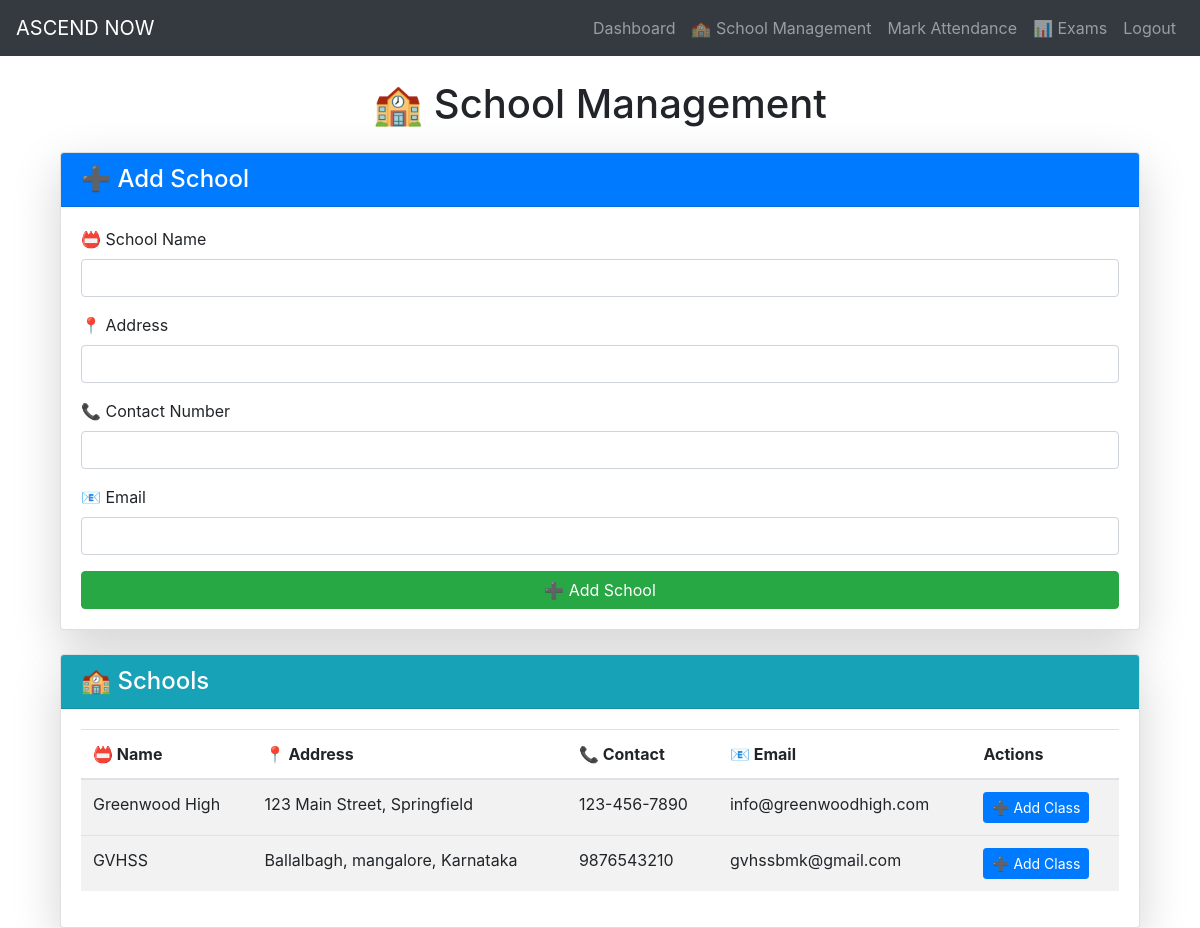
/school-management (signed in), run on the app's committed database.
### dashboard/models.py (models this page shows)
class School(db.Model):
    id = db.Column(db.Integer, primary_key=True)
    name = db.Column(db.String(255), unique=True, nullable=False)
    address = db.Column(db.Text, nullable=False)
    contact_number = db.Column(db.String(20), nullable=False)
    email = db.Column(db.String(100), unique=True, nullable=False)
    users = db.relationship('User', backref='school', lazy=True)
    classes = db.relationship('Class', backref='school', lazy=True)

### dashboard/views.py (the view)
@app.route('/school-management')
@login_required
def school_management():
    if current_user.role != 'Admin':
        flash('You do not have permission to access this page.', 'error')
        return redirect(url_for('dashboard'))
    schools = School.query.all()
    return render_template('admin/school_management.html', schools=schools)

### dashboard/__init__.py (called while the page is built)
@login_manager.user_loader
def load_user(user_id):
    user = User.query.get(int(user_id))
    return user

### dashboard/models.py (called while the page is built)
    @property
    def is_authenticated(self):
        return True

### dashboard/templates/admin/school_management.html (shortened to what this page needs)
{% extends "base.html" %}
{% block content %}
<div class="container mt-4">
    <h1 class="text-center mb-4">🏫 School Management</h1>
    <div class="card shadow-lg mb-4">
        <div class="card-header bg-primary text-white">
            <h4 class="mb-0">➕ Add School</h4>
        </div>
        <div class="card-body">
            <form method="POST" action="{{ url_for('add_school') }}" class="needs-validation" novalidate>
                <div class="mb-3">
                    <label for="name" class="form-label">📛 School Name</label>
                    <input type="text" class="form-control" id="name" name="name" required>
                </div>
                <div class="mb-3">
                    <label for="address" class="form-label">📍 Address</label>
                    <input type="text" class="form-control" id="address" name="address" required>
                </div>
                <div class="mb-3">
                    <label for="contact_number" class="form-label">📞 Contact Number</label>
                    <input type="text" class="form-control" id="contact_number" name="contact_number" required>
                </div>
                <div class="mb-3">
                    <label for="email" class="form-label">📧 Email</label>
                    <input type="email" class="form-control" id="email" name="email" required>
                </div>
                <div class="text-center">
                    <button type="submit" class="btn btn-success w-100">➕ Add School</button>
                </div>
            </form>
        </div>
    </div>
    <div class="card shadow-lg">
        <div class="card-header bg-info text-white">
            <h4 class="mb-0">🏫 Schools</h4>
        </div>
        <div class="card-body">
            <table class="table table-striped">
                <thead>
                    <tr>
                        <th>📛 Name</th>
                        <th>📍 Address</th>
                        <th>📞 Contact</th>
                        <th>📧 Email</th>
                        <th>Actions</th>
                    </tr>
                </thead>
                <tbody>
                    {% for school in schools %}
                        <tr data-bs-toggle="collapse" data-bs-target="#classes-{{ school.id }}" aria-expanded="false" aria-controls="classes-{{ school.id }}">
                            <td>{{ school.name }}</td>
                            <td>{{ school.address }}</td>
                            <td>{{ school.contact_number }}</td>
                            <td>{{ school.email }}</td>
                            <td>
                                <button class="btn btn-sm btn-primary" onclick="event.stopPropagation(); addClass({{ school.id }})" data-bs-toggle="tooltip" title="Add a new class to this school">➕ Add Class</button>
                            </td>
                        </tr>
                    {% endfor %}
                </tbody>
            </table>
        </div>
    </div>
</div>
{% endblock %}

### data on the page
School: name "Greenwood High", address "123 Main Street, Springfield", contact_number "123-456-7890", email "info@greenwoodhigh.com"
School: name "GVHSS", address "Ballalbagh, mangalore, Karnataka", contact_number "9876543210", email "gvhssbmk@gmail.com"
